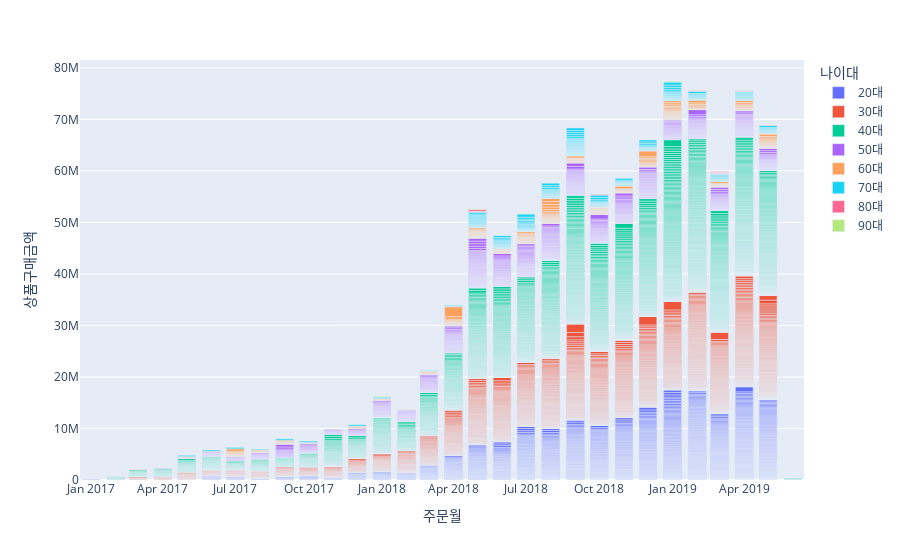

Write notebook code for a chart like this one.
### Code cell
px.bar(dt1_ages_month_price, x='주문월',y='상품구매금액',color='나이대')

### Figure 1 — Plotly figure (JSON) as saved in the notebook; plotly's stock layout.template omitted (floating-point values rounded to 4 significant figures; data arrays with more than 128 entries replaced by an {"elided": "..."} marker saying what was removed)
{"data": [{"alignmentgroup": "True", "hovertemplate": "나이대=20대<br>주문월=%{x}<br>상품구매금액=%{y}<extra></extra>", "legendgroup": "20대", "marker": {"color": "#636efa", "pattern": {"shape": ""}}, "name": "20대", "offsetgroup": "20대", "orientation": "v", "showlegend": true, "textposition": "auto", "type": "bar", "x": {"elided": "1845 str values"}, "xaxis": "x", "y": {"elided": "1845 int values"}, "yaxis": "y"}, {"alignmentgroup": "True", "hovertemplate": "나이대=30대<br>주문월=%{x}<br>상품구매금액=%{y}<extra></extra>", "legendgroup": "30대", "marker": {"color": "#EF553B", "pattern": {"shape": ""}}, "name": "30대", "offsetgroup": "30대", "orientation": "v", "showlegend": true, "textposition": "auto", "type": "bar", "x": {"elided": "2426 str values"}, "xaxis": "x", "y": {"elided": "2426 int values"}, "yaxis": "y"}, {"alignmentgroup": "True", "hovertemplate": "나이대=40대<br>주문월=%{x}<br>상품구매금액=%{y}<extra></extra>", "legendgroup": "40대", "marker": {"color": "#00cc96", "pattern": {"shape": ""}}, "name": "40대", "offsetgroup": "40대", "orientation": "v", "showlegend": true, "textposition": "auto", "type": "bar", "x": {"elided": "3472 str values"}, "xaxis": "x", "y": {"elided": "3472 int values"}, "yaxis": "y"}, {"alignmentgroup": "True", "hovertemplate": "나이대=50대<br>주문월=%{x}<br>상품구매금액=%{y}<extra></extra>", "legendgroup": "50대", "marker": {"color": "#ab63fa", "pattern": {"shape": ""}}, "name": "50대", "offsetgroup": "50대", "orientation": "v", "showlegend": true, "textposition": "auto", "type": "bar", "x": {"elided": "919 str values"}, "xaxis": "x", "y": {"elided": "919 int values"}, "yaxis": "y"}, {"alignmentgroup": "True", "hovertemplate": "나이대=60대<br>주문월=%{x}<br>상품구매금액=%{y}<extra></extra>", "legendgroup": "60대", "marker": {"color": "#FFA15A", "pattern": {"shape": ""}}, "name": "60대", "offsetgroup": "60대", "orientation": "v", "showlegend": true, "textposition": "auto", "type": "bar", "x": {"elided": "286 str values"}, "xaxis": "x", "y": {"elided": "286 int values"}, "yaxis": "y"}, {"alignmentgroup": "True", "hovertemplate": "나이대=70대<br>주문월=%{x}<br>상품구매금액=%{y}<extra></extra>", "legendgroup": "70대", "marker": {"color": "#19d3f3", "pattern": {"shape": ""}}, "name": "70대", "offsetgroup": "70대", "orientation": "v", "showlegend": true, "textposition": "auto", "type": "bar", "x": {"elided": "247 str values"}, "xaxis": "x", "y": {"elided": "247 int values"}, "yaxis": "y"}, {"alignmentgroup": "True", "hovertemplate": "나이대=80대<br>주문월=%{x}<br>상품구매금액=%{y}<extra></extra>", "legendgroup": "80대", "marker": {"color": "#FF6692", "pattern": {"shape": ""}}, "name": "80대", "offsetgroup": "80대", "orientation": "v", "showlegend": true, "textposition": "auto", "type": "bar", "x": ["2018-05-01T00:00:00", "2018-05-01T00:00:00", "2018-05-01T00:00:00", "2018-05-01T00:00:00", "2018-06-01T00:00:00", "2018-07-01T00:00:00", "2018-07-01T00:00:00", "2018-10-01T00:00:00", "2018-10-01T00:00:00", "2019-02-01T00:00:00", "2019-02-01T00:00:00", "2019-03-01T00:00:00", "2019-03-01T00:00:00", "2019-03-01T00:00:00", "2019-03-01T00:00:00", "2019-03-01T00:00:00", "2019-03-01T00:00:00", "2019-03-01T00:00:00", "2019-03-01T00:00:00", "2019-03-01T00:00:00", "2019-04-01T00:00:00", "2019-04-01T00:00:00", "2019-04-01T00:00:00", "2019-04-01T00:00:00", "2019-05-01T00:00:00"], "xaxis": "x", "y": [0, 55480, 85180, 397000, 0, 0, 83530, 0, 115170, 42510, 76080, 32220, 35210, 50270, 58810, 61900, 63070, 74990, 76710, 87410, 50270, 58810, 63070, 76710, 76080], "yaxis": "y"}, {"alignmentgroup": "True", "hovertemplate": "나이대=90대<br>주문월=%{x}<br>상품구매금액=%{y}<extra></extra>", "legendgroup": "90대", "marker": {"color": "#B6E880", "pattern": {"shape": ""}}, "name": "90대", "offsetgroup": "90대", "orientation": "v", "showlegend": true, "textposition": "auto", "type": "bar", "x": ["2018-01-01T00:00:00", "2018-01-01T00:00:00", "2018-01-01T00:00:00", "2018-05-01T00:00:00", "2018-05-01T00:00:00", "2018-07-01T00:00:00", "2018-07-01T00:00:00", "2019-01-01T00:00:00", "2019-01-01T00:00:00", "2019-04-01T00:00:00"], "xaxis": "x", "y": [0, 81400, 118850, 0, 109600, 0, 44700, 60280, 140750, 35210], "yaxis": "y"}], "layout": {"barmode": "relative", "legend": {"title": {"text": "나이대"}, "tracegroupgap": 0}, "margin": {"t": 60}, "xaxis": {"anchor": "y", "domain": [0, 1], "title": {"text": "주문월"}}, "yaxis": {"anchor": "x", "domain": [0, 1], "title": {"text": "상품구매금액"}}}}
